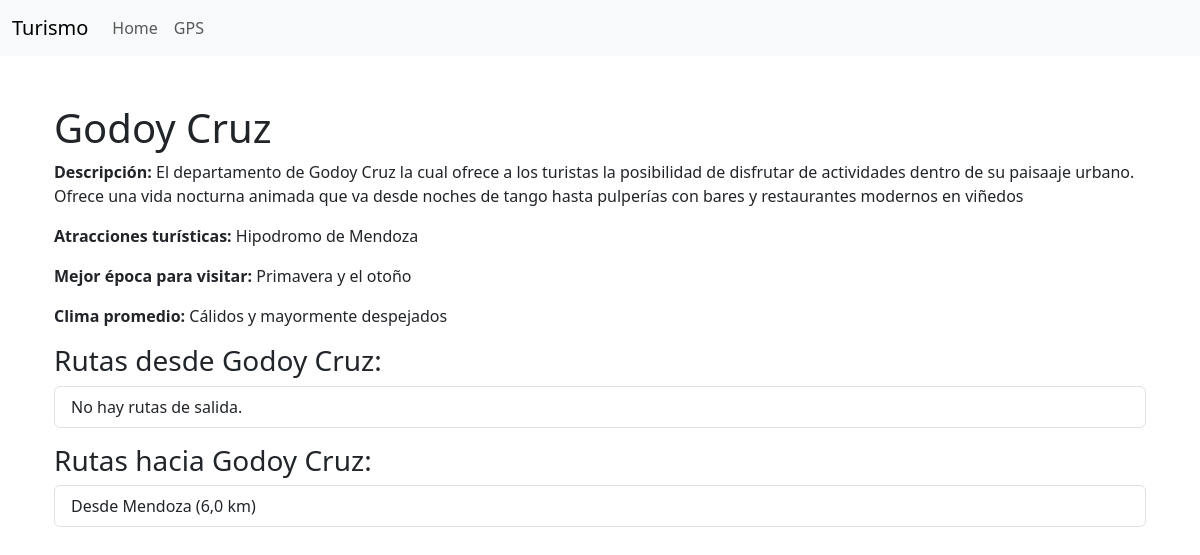
The page /city/3/ on the database its author committed.
### routes/models.py (models this page shows, shortened)
class City(models.Model):
    name = models.CharField(max_length=100)
    descripcion = models.TextField(blank=True, null=True, help_text="Breve descripción de la ciudad")
    atracciones = models.CharField(max_length=100, blank=True, null=True, help_text="Atracciones turísticas")
    mejor_epoca_para_visitar = models.CharField(max_length=50, blank=True, null=True, help_text="Mejor época para visitar")
    clima_promedio = models.CharField(max_length=50, blank=True, null=True, help_text="Clima promedio")

class Route(models.Model):
    start_city = models.ForeignKey(City, related_name='route_start', on_delete=models.CASCADE)
    end_city = models.ForeignKey(City, related_name='route_end', on_delete=models.CASCADE)
    distance = models.FloatField()

### routes/views.py (the view)
# urls.py: path('city/<int:id>/', views.city_detail, name='city_detail'),
def city_detail(request, id):
    ciudad = get_object_or_404(City, id=id)
    rutas_salida = Route.objects.filter(start_city=ciudad)
    rutas_llegada = Route.objects.filter(end_city=ciudad)
    return render(request, 'routes/city_detail.html', {
        'ciudad': ciudad,
        'rutas_salida': rutas_salida,
        'rutas_llegada': rutas_llegada
    })

### routes/templates/routes/city_detail.html (shortened to what this page needs)
{% extends 'routes/base.html' %}
{% block content %}
<div class="container mt-5">
    <h1>{{ ciudad.name }}</h1>
    {% if ciudad.descripcion %}
        <p><strong>Descripción:</strong> {{ ciudad.descripcion }}</p>
    {% endif %}
    {% if ciudad.atracciones %}
        <p><strong>Atracciones turísticas:</strong> {{ ciudad.atracciones }}</p>
    {% endif %}
    {% if ciudad.mejor_epoca_para_visitar %}
        <p><strong>Mejor época para visitar:</strong> {{ ciudad.mejor_epoca_para_visitar }}</p>
    {% endif %}
    {% if ciudad.clima_promedio %}
        <p><strong>Clima promedio:</strong> {{ ciudad.clima_promedio }}</p>
    {% endif %}
    <h3>Rutas desde {{ ciudad.name }}:</h3>
    <ul class="list-group mb-3">
        {% for ruta in rutas_salida %}
            <li class="list-group-item">
                Hacia {{ ruta.end_city.name }} ({{ ruta.distance }} km)
            </li>
        {% empty %}
            <li class="list-group-item">No hay rutas de salida.</li>
        {% endfor %}
    </ul>
    <h3>Rutas hacia {{ ciudad.name }}:</h3>
    <ul class="list-group mb-3">
        {% for ruta in rutas_llegada %}
            <li class="list-group-item">
                Desde {{ ruta.start_city.name }} ({{ ruta.distance }} km)
            </li>
        {% empty %}
            <li class="list-group-item">No hay rutas de llegada.</li>
        {% endfor %}
    </ul>
</div>
{% endblock %}

### rows shown on the page
City: name "Godoy Cruz", descripcion "El departamento de Godoy Cruz la cual ofrece a los turistas la posibilidad de disfrutar de actividades dentro de su paisaaje urbano. Ofrece una vida nocturna animada que va desde noches de tango hasta pulperías con bares y restaurantes modernos en viñedos", atracciones "Hipodromo de Mendoza", mejor_epoca_para_visitar "Primavera y el otoño", clima_promedio "Cálidos y mayormente despejados"
Route: start_city.name "Mendoza", distance "6,0"
